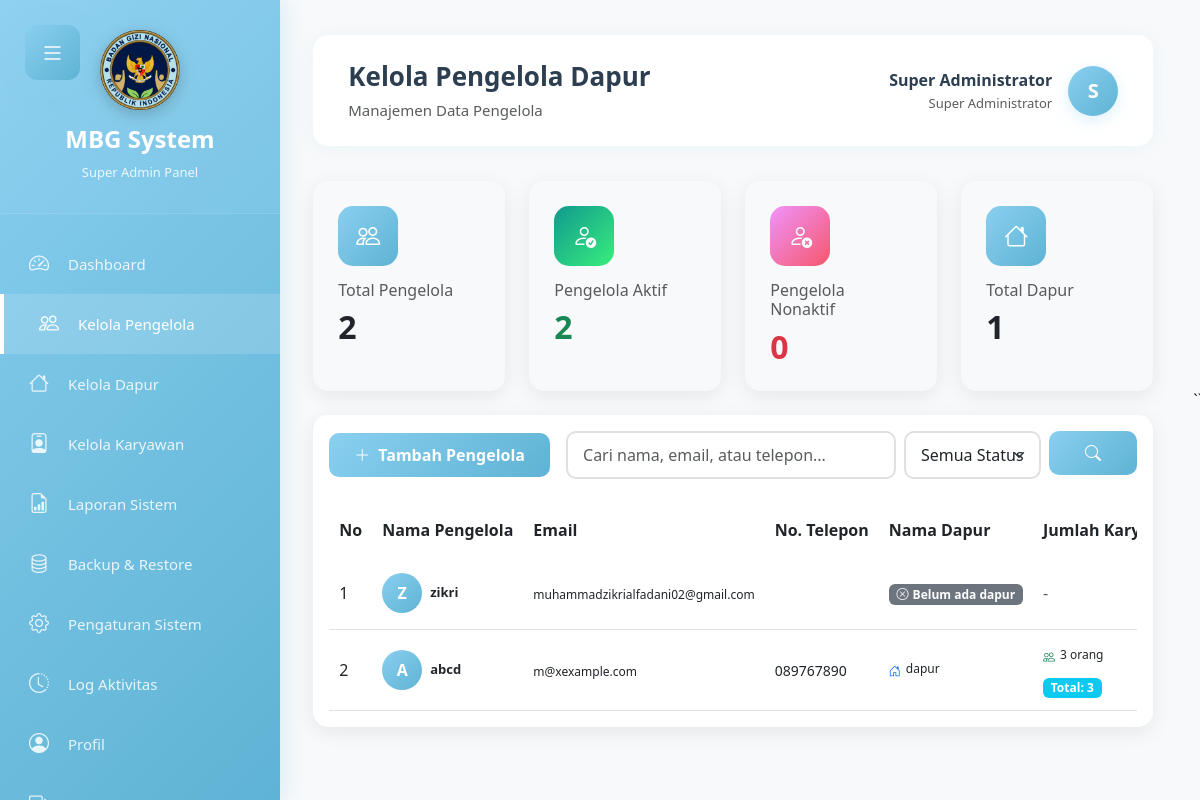
Screenshot of /admin/pengelola.php (signed in) with the database file from the repository.
### tables this page shows
CREATE TABLE `tbl_pengelola_dapur` (
  `id_pengelola` int(11) NOT NULL,
  `id_role` int(11) DEFAULT 2,
  `nama` varchar(100) NOT NULL,
  `no_telepon` varchar(20) DEFAULT NULL,
  `email` varchar(100) NOT NULL,
  `password` varchar(255) NOT NULL,
  `foto_profil` varchar(255) DEFAULT NULL,
  `status` enum('aktif','nonaktif') DEFAULT 'aktif',
  `verification_code` varchar(6) DEFAULT NULL,
  `verification_expires_at` datetime DEFAULT NULL,
  `is_verified` tinyint(1) DEFAULT 0,
  `created_at` timestamp NOT NULL DEFAULT current_timestamp(),
  `updated_at` timestamp NOT NULL DEFAULT current_timestamp() ON UPDATE current_timestamp()
);

### admin/pengelola.php (the view, shortened to what this page needs)
<?php
require_once '../koneksi.php';
$search = isset($_GET['search']) ? mysqli_real_escape_string($conn, $_GET['search']) : '';
$query_pengelola = "SELECT p.*,
                    (SELECT COUNT(*) FROM tbl_dapur WHERE id_pengelola = p.id_pengelola) as jumlah_dapur,
                    (SELECT COUNT(*) FROM tbl_karyawan k
                     INNER JOIN tbl_dapur d ON k.id_dapur = d.id_dapur
                     WHERE d.id_pengelola = p.id_pengelola AND k.status = 'aktif') as total_karyawan,
                    (SELECT GROUP_CONCAT(d.nama_dapur SEPARATOR '|||')
                     FROM tbl_dapur d
                     WHERE d.id_pengelola = p.id_pengelola) as daftar_dapur,
                    (SELECT GROUP_CONCAT(
                        (SELECT COUNT(*) FROM tbl_karyawan WHERE id_dapur = d.id_dapur AND status = 'aktif')
                        SEPARATOR '|||')
                     FROM tbl_dapur d
                     WHERE d.id_pengelola = p.id_pengelola) as jumlah_karyawan_perdapur
                    FROM tbl_pengelola_dapur p
                    WHERE 1=1";
$query_pengelola .= " ORDER BY p.created_at DESC";
$result_pengelola = mysqli_query($conn, $query_pengelola);
$stats_aktif = mysqli_fetch_assoc(mysqli_query($conn, "SELECT COUNT(*) as total FROM tbl_pengelola_dapur WHERE status = 'aktif'"))['total'];
$stats_nonaktif = mysqli_fetch_assoc(mysqli_query($conn, "SELECT COUNT(*) as total FROM tbl_pengelola_dapur WHERE status = 'nonaktif'"))['total'];
$stats_total = $stats_aktif + $stats_nonaktif;
?>
<!DOCTYPE html>
<html lang="id">
<head>
    <link href="https://cdn.jsdelivr.net/npm/bootstrap@5.3.0/dist/css/bootstrap.min.css" rel="stylesheet">
    <link rel="stylesheet" href="https://cdn.jsdelivr.net/npm/bootstrap-icons@1.11.0/font/bootstrap-icons.css">
    <link rel="stylesheet" href="../assets/css/style.css">
    <link rel="stylesheet" href="../assets/css/admin-dashboard.css">
</head>
<body>
    <button class="mobile-menu-toggle" id="mobileMenuToggle">
        <i class="bi bi-list"></i>
    </button>
    <div class="sidebar" id="sidebar">
        <div class="sidebar-header">
            <div class="sidebar-logo">
                <img src="../assets/img/logo.png" alt="MBG Logo" class="logo-image">
            </div>
            <h4>MBG System</h4>
            <small>Super Admin Panel</small>
        </div>
        <div class="sidebar-menu">
            <a href="dashboard.php">
                <i class="bi bi-speedometer2"></i>
                <span>Dashboard</span>
            </a>
            <a href="pengelola.php" class="active">
                <i class="bi bi-people"></i>
                <span>Kelola Pengelola</span>
            </a>
            <a href="dapur.php">
                <i class="bi bi-house"></i>
                <span>Kelola Dapur</span>
            </a>
            <a href="karyawan.php">
                <i class="bi bi-person-badge"></i>
                <span>Kelola Karyawan</span>
            </a>
            <a href="laporan-sistem.php">
                <i class="bi bi-file-earmark-bar-graph"></i>
                <span>Laporan Sistem</span>
            </a>
            <a href="backup.php">
                <i class="bi bi-database"></i>
                <span>Backup & Restore</span>
            </a>
            <a href="settings.php">
                <i class="bi bi-gear"></i>
                <span>Pengaturan Sistem</span>
            </a>
            <a href="log-aktivitas.php"><i class="bi bi-clock-history"></i><span>Log Aktivitas</span></a>
            <a href="profil.php"><i class="bi bi-person-circle"></i><span>Profil</span></a>
            <a href="../logout.php" onclick="return confirm('Yakin ingin logout?')"><i class="bi bi-box-arrow-right"></i><span>Logout</span></a>
        </div>
    </div>
    <div class="main-content">
        <div class="top-navbar">
            <div>
                <h4 class="mb-0">Kelola Pengelola Dapur</h4>
                <small class="text-muted">Manajemen Data Pengelola</small>
            </div>
            <div class="user-profile">
                <a href="profil.php" class="text-decoration-none text-dark d-flex align-items-center">
                    <div class="text-end me-3">
                        <div class="fw-bold"><?= $_SESSION['user_name'] ?></div>
                        <small class="text-muted">Super Administrator</small>
                    </div>
                    <div class="user-avatar">
                        <?= strtoupper(substr($_SESSION['user_name'], 0, 1)) ?>
                    </div>
                </a>
            </div>
        </div>
        <div class="row g-4 mb-4">
            <div class="col-lg-3 col-md-6">
                <div class="stats-card">
                    <div class="card-body">
                        <div class="stats-icon icon-blue">
                            <i class="bi bi-people"></i>
                        </div>
                        <h6 class="text-muted mb-2">Total Pengelola</h6>
                        <h2 class="mb-0 fw-bold"><?php echo $stats_total; ?></h2>
                    </div>
                </div>
            </div>
            <div class="col-lg-3 col-md-6">
                <div class="stats-card">
                    <div class="card-body">
                        <div class="stats-icon icon-success">
                            <i class="bi bi-person-check"></i>
                        </div>
                        <h6 class="text-muted mb-2">Pengelola Aktif</h6>
                        <h2 class="mb-0 fw-bold text-success"><?php echo $stats_aktif; ?></h2>
                    </div>
                </div>
            </div>
            <div class="col-lg-3 col-md-6">
                <div class="stats-card">
                    <div class="card-body">
                        <div class="stats-icon icon-warning">
                            <i class="bi bi-person-x"></i>
                        </div>
                        <h6 class="text-muted mb-2">Pengelola Nonaktif</h6>
                        <h2 class="mb-0 fw-bold text-danger"><?php echo $stats_nonaktif; ?></h2>
                    </div>
                </div>
            </div>
            <div class="col-lg-3 col-md-6">
                <div class="stats-card">
                    <div class="card-body">
                        <div class="stats-icon icon-blue">
                            <i class="bi bi-house"></i>
                        </div>
                        <h6 class="text-muted mb-2">Total Dapur</h6>
                        <h2 class="mb-0 fw-bold"><?php
                            $total_dapur = mysqli_fetch_assoc(mysqli_query($conn, "SELECT COUNT(*) as total FROM tbl_dapur"))['total'];
                            echo $total_dapur;
                        ?></h2>
                    </div>
                </div>
            </div>
        </div>
        <div class="card content-card">
            <div class="card-body">
                <div class="d-flex flex-column flex-md-row justify-content-between align-items-stretch align-items-md-center mb-4 gap-3 toolbar-actions">
                    <div>
                        <button class="btn btn-baby-blue" data-bs-toggle="modal" data-bs-target="#modalTambah">
                            <i class="bi bi-plus-lg me-2"></i>Tambah Pengelola
                        </button>
                    </div>
                    <div class="flex-grow-1">
                        <form method="GET" class="row g-2 search-form">
                            <div class="col-md-7 col-12">
                                <input type="text" name="search" class="form-control search-box"
                                       placeholder="Cari nama, email, atau telepon..."
                                       value="<?php echo $search; ?>">
                            </div>
                            <div class="col-md-3 col-6">
                                <select name="status" class="form-select search-box">
                                    <option value="">Semua Status</option>
                                </select>
                            </div>
                            <div class="col-md-2 col-6">
                                <button type="submit" class="btn btn-baby-blue w-100">
                                    <i class="bi bi-search"></i>
                                </button>
                            </div>
                        </form>
                    </div>
                </div>
                <div class="table-responsive-custom">
                    <table class="table table-hover">
                        <thead>
                            <tr>
                                <th width="5%">No</th>
                                <th width="18%">Nama Pengelola</th>
                                <th width="15%">Email</th>
                                <th width="12%">No. Telepon</th>
                                <th width="17%">Nama Dapur</th>
                                <th width="10%">Jumlah Karyawan</th>
                            </tr>
                        </thead>
                        <tbody>
                            <?php
                            if (mysqli_num_rows($result_pengelola) > 0):
                                $no = 1;
                                while ($row = mysqli_fetch_assoc($result_pengelola)):
                                    $dapur_array = $row['daftar_dapur'] ? explode('|||', $row['daftar_dapur']) : [];
                                    $karyawan_array = $row['jumlah_karyawan_perdapur'] ? explode('|||', $row['jumlah_karyawan_perdapur']) : [];
                            ?>
                            <tr>
                                <td><?php echo $no++; ?></td>
                                <td>
                                    <div class="d-flex align-items-center">
                                        <div class="user-avatar-table me-2">
                                            <?php echo strtoupper(substr($row['nama'], 0, 1)); ?>
                                        </div>
                                        <div>
                                            <div class="fw-bold" style="font-size: 13px;"><?php echo $row['nama']; ?></div>
                                        </div>
                                    </div>
                                </td>
                                <td>
                                    <small style="font-size: 12px;"><?php echo $row['email']; ?></small>
                                </td>
                                <td><small><?php echo $row['no_telepon']; ?></small></td>
                                <td>
                                    <?php if ($row['jumlah_dapur'] > 0): ?>
                                        <div style="max-height: 120px; overflow-y: auto;">
                                            <?php
                                            $max_display = 3;
                                            for ($i = 0; $i < min(count($dapur_array), $max_display); $i++):
                                            ?>
                                            <div class="dapur-item">
                                                <i class="bi bi-house-door text-primary"></i>
                                                <span><?php echo $dapur_array[$i]; ?></span>
                                            </div>
                                            <?php endfor; ?>
                                        </div>
                                    <?php else: ?>
                                        <span class="badge bg-secondary">
                                            <i class="bi bi-x-circle me-1"></i>Belum ada dapur
                                        </span>
                                    <?php endif; ?>
                                </td>
                                <td>
                                    <?php if ($row['jumlah_dapur'] > 0): ?>
                                        <div style="max-height: 120px; overflow-y: auto;">
                                            <?php
                                            $max_display = 3;
                                            for ($i = 0; $i < min(count($karyawan_array), $max_display); $i++):
                                            ?>
                                            <div class="dapur-item">
                                                <i class="bi bi-people text-success"></i>
                                                <span><?php echo $karyawan_array[$i]; ?> orang</span>
                                            </div>
                                            <?php endfor; ?>
                                        </div>
                                        <div class="mt-1">
                                            <small class="badge bg-info">
                                                Total: <?php echo $row['total_karyawan']; ?>
                                            </small>
                                        </div>
                                    <?php else: ?>
                                        <span class="text-muted">-</span>
                                    <?php endif; ?>
                                </td>
                            </tr>
                            <?php
                                endwhile;
                            endif; ?>
                        </tbody>
                    </table>
                </div>
            </div>
        </div>
    </div>
</body>
</html>

### rows the page displays
tbl_pengelola_dapur: nama "Z", nama "zikri", email "muhammadzikrialfadani02@gmail.com", shows "Belum ada dapur"
tbl_pengelola_dapur: nama "A", nama "abcd", email "m@xexample.com", no_telepon "089767890", i "dapur", i "3", total_karyawan "3"

### other values shown
$_SESSION['user_name'] "Super Administrator"
substr($_SESSION['user_name'], 0, 1) "S"
$stats_total "2"
$stats_aktif "2"
$stats_nonaktif "0"
$total_dapur "1"
